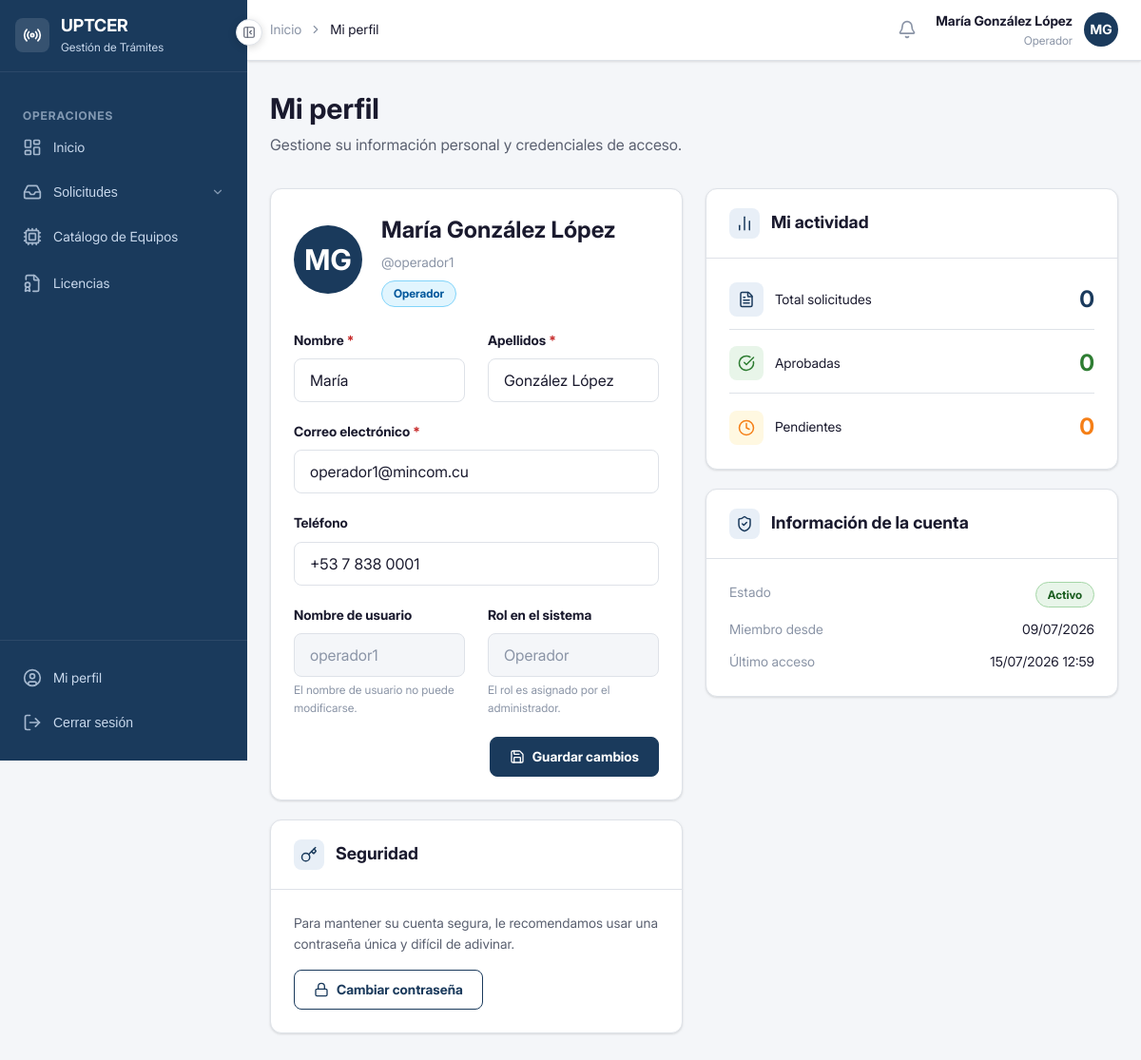
Before: /acceso/perfil/ (signed in) with the older database file.
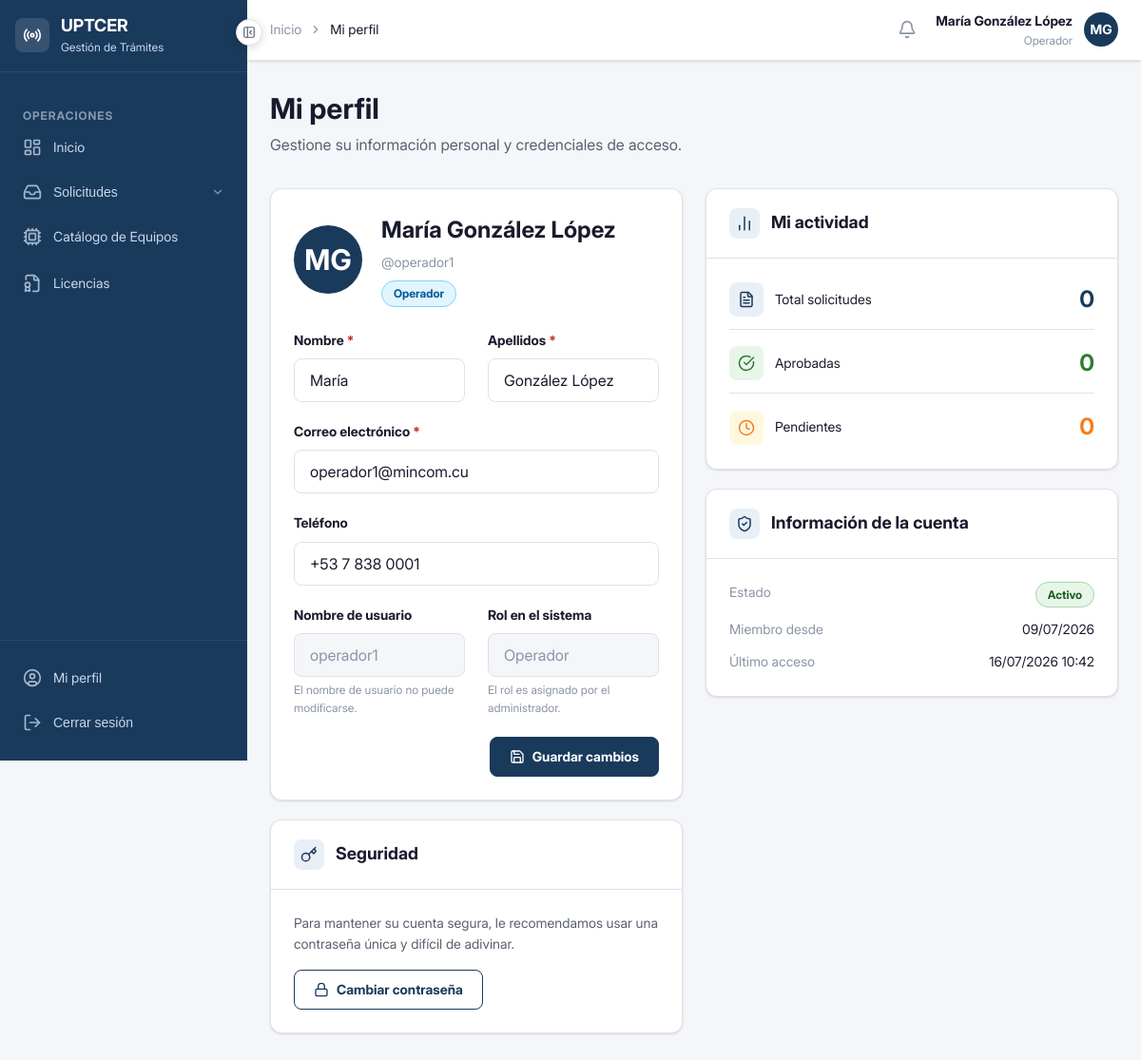
After: the same page with the newer database file.
### apps/accounts/models.py (models this page shows, shortened)
class Usuario(AbstractBaseUser, PermissionsMixin):
    ROL_PERSONA_NATURAL  = 'persona_natural'
    ROL_OPERADOR         = 'operador'
    ROL_ESPECIALISTA     = 'especialista'
    ROL_ADUANA           = 'aduana'
    ROL_DIRECTIVO        = 'directivo'
    ROLES = [
        (ROL_PERSONA_NATURAL, 'Persona Natural'),
        (ROL_OPERADOR,        'Operador'),
        (ROL_ESPECIALISTA,    'Especialista Técnico'),
        (ROL_ADUANA,          'Aduana'),
        (ROL_DIRECTIVO,       'Directivo'),
    ]
    username        = models.CharField('Usuario', max_length=150, unique=True)
    email           = models.EmailField('Correo electrónico', unique=True)
    nombre          = models.CharField('Nombre', max_length=100)
    apellidos       = models.CharField('Apellidos', max_length=100)
    rol             = models.CharField('Rol', max_length=30, choices=ROLES, default=ROL_PERSONA_NATURAL)
    telefono        = models.CharField('Teléfono', max_length=20, blank=True)
    activo          = models.BooleanField('Activo', default=True)
    fecha_registro  = models.DateTimeField('Fecha de registro', auto_now_add=True)
    is_active       = models.BooleanField(default=True)
    is_staff        = models.BooleanField(default=False)
    objects = UsuarioManager()
    USERNAME_FIELD  = 'username'
    REQUIRED_FIELDS = ['email', 'nombre', 'apellidos']
    class Meta:
        verbose_name        = 'Usuario'
        verbose_name_plural = 'Usuarios'
        ordering            = ['apellidos', 'nombre']
    def get_nombre_completo(self):
        return f'{self.nombre} {self.apellidos}'
    @property
    def es_persona_natural(self):
        return self.rol == self.ROL_PERSONA_NATURAL
    @property
    def es_operador(self):
        return self.rol == self.ROL_OPERADOR
    @property
    def es_especialista(self):
        return self.rol == self.ROL_ESPECIALISTA
    @property
    def es_aduana(self):
        return self.rol == self.ROL_ADUANA
    @property
    def es_directivo(self):
        return self.rol == self.ROL_DIRECTIVO

### apps/accounts/views.py (the view)
# urls.py: path('perfil/',                         views.perfil,                   name='perfil'),
@never_cache
@login_required
def perfil(request):
    usuario = request.user
    if request.method == 'POST':
        form = FormularioEditarPerfil(request.POST, instance=usuario)
        if form.is_valid():
            form.save()
            messages.success(request, 'Su perfil ha sido actualizado correctamente.')
            return redirect('accounts:perfil')
        else:
            messages.error(request, 'Por favor corrija los errores en el formulario.')
    else:
        form = FormularioEditarPerfil(instance=usuario)
    stats = Solicitud.objects.filter(solicitante=usuario).aggregate(
        total=Count('id'),
        aprobadas=Count('id', filter=Q(estado=Solicitud.ESTADO_APROBADA)),
        pendientes=Count('id', filter=Q(estado__in=[
            Solicitud.ESTADO_ENVIADA,
            Solicitud.ESTADO_EN_REVISION
        ])),
    )
    return render(request, 'accounts/perfil.html', {
        'form':    form,
        'usuario': usuario,
        'estadisticas': {
            'total':      stats['total'],
            'aprobadas':  stats['aprobadas'],
            'pendientes': stats['pendientes'],
        }
    })

### apps/accounts/forms.py
class FormularioEditarPerfil(forms.ModelForm):
    class Meta:
        model  = Usuario
        fields = ['nombre', 'apellidos', 'email', 'telefono']
        labels = {
            'nombre':    'Nombre',
            'apellidos': 'Apellidos',
            'email':     'Correo electrónico',
            'telefono':  'Teléfono',
        }
        widgets = {
            'nombre':    forms.TextInput(attrs={'class': 'campo-input'}),
            'apellidos': forms.TextInput(attrs={'class': 'campo-input'}),
            'email':     forms.EmailInput(attrs={'class': 'campo-input'}),
            'telefono':  forms.TextInput(attrs={'class': 'campo-input', 'placeholder': '+53 5 000 0000'}),
        }

### apps/core/context_processors.py (called while the page is built)
def static_version(request):
    return {
        'STATIC_VERSION': settings.STATIC_VERSION,
    }

### templates/accounts/perfil.html (shortened to what the changed rows need)
{% extends 'base/base.html' %}
{% block contenido %}
<div class="pagina-cabecera">
  <h1 class="pagina-titulo">Mi perfil</h1>
</div>
<div class="grid-2">
  <div style="display:flex;flex-direction:column;gap:var(--espacio-5);">
    <div class="tarjeta">
      <div class="tarjeta-cuerpo">
        <div style="display:flex;align-items:center;gap:var(--espacio-5);margin-bottom:var(--espacio-6);">
          <div style="width:72px;height:72px;border-radius:50%;background-color:var(--color-primario);display:flex;align-items:center;justify-content:center;color:white;font-size:var(--texto-2xl);font-weight:var(--peso-bold);flex-shrink:0;">
            {{ usuario.nombre|first|upper }}{{ usuario.apellidos|first|upper }}
          </div>
          <div>
            <div style="font-size:var(--texto-xl);font-weight:var(--peso-bold);color:var(--color-texto-principal);">
              {{ usuario.get_nombre_completo }}
            </div>
            <div style="font-size:var(--texto-sm);color:var(--color-texto-muted);margin-top:var(--espacio-1);">
              @{{ usuario.username }}
            </div>
            <div style="margin-top:var(--espacio-2);">
              <span class="badge badge-info">{{ usuario.get_rol_display }}</span>
            </div>
          </div>
        </div>
        <form method="post" novalidate>
          <div class="grid-2">
            <div class="campo-grupo">
              <label class="campo-etiqueta requerido">{{ form.nombre.label }}</label>
              {{ form.nombre }}
            </div>
            <div class="campo-grupo">
              <label class="campo-etiqueta requerido">{{ form.apellidos.label }}</label>
              {{ form.apellidos }}
            </div>
          </div>
          <div class="campo-grupo">
            <label class="campo-etiqueta requerido">{{ form.email.label }}</label>
            {{ form.email }}
          </div>
          <div class="campo-grupo">
            <label class="campo-etiqueta">{{ form.telefono.label }}</label>
            {{ form.telefono }}
          </div>
          <div class="grid-2">
            <div class="campo-grupo">
              <label class="campo-etiqueta">Nombre de usuario</label>
              <input type="text" class="campo-input" value="{{ usuario.username }}" disabled
                style="background-color:var(--color-fondo);color:var(--color-texto-muted);">
              <p class="campo-ayuda">El nombre de usuario no puede modificarse.</p>
            </div>
            <div class="campo-grupo">
              <label class="campo-etiqueta">Rol en el sistema</label>
              <input type="text" class="campo-input" value="{{ usuario.get_rol_display }}" disabled
                style="background-color:var(--color-fondo);color:var(--color-texto-muted);">
              <p class="campo-ayuda">El rol es asignado por el administrador.</p>
            </div>
          </div>
        </form>
      </div>
    </div>
    <div class="tarjeta">
      <div class="tarjeta-cabecera">
        <div style="display:flex;align-items:center;gap:var(--espacio-3);">
          <h2 class="tarjeta-titulo">Seguridad</h2>
        </div>
      </div>
    </div>
  </div>
  <div style="display:flex;flex-direction:column;gap:var(--espacio-5);">
    <div class="tarjeta">
      <div class="tarjeta-cabecera">
        <div style="display:flex;align-items:center;gap:var(--espacio-3);">
          <h2 class="tarjeta-titulo">Mi actividad</h2>
        </div>
      </div>
    </div>
    <div class="tarjeta">
      <div class="tarjeta-cabecera">
        <div style="display:flex;align-items:center;gap:var(--espacio-3);">
          <h2 class="tarjeta-titulo">Información de la cuenta</h2>
        </div>
      </div>
      <div class="tarjeta-cuerpo">
        <div style="display:flex;flex-direction:column;gap:var(--espacio-3);">
          <div style="display:flex;justify-content:space-between;">
            <span style="font-size:var(--texto-sm);color:var(--color-texto-muted);">Miembro desde</span>
            <span style="font-size:var(--texto-sm);">{{ usuario.fecha_registro|date:"d/m/Y" }}</span>
          </div>
          <div style="display:flex;justify-content:space-between;">
            <span style="font-size:var(--texto-sm);color:var(--color-texto-muted);">Último acceso</span>
            <span style="font-size:var(--texto-sm);">
              {% if usuario.last_login %}
                {{ usuario.last_login|date:"d/m/Y H:i" }}
              {% else %}
                —
              {% endif %}
            </span>
          </div>
        </div>
      </div>
    </div>
  </div>
</div>
{% endblock %}

### templates/base/base.html (shortened to what the changed rows need)
<!DOCTYPE html>
<html lang="es">
<head>
  {% load static %}
  <link rel="stylesheet" href="{% static 'css/global.css' %}?v={{ STATIC_VERSION }}">
  <link rel="stylesheet" href="{% static 'css/toast.css' %}">
  <link rel="stylesheet" href="{% static 'css/modal.css' %}">
  <link rel="stylesheet" href="{% static 'css/componentes.css' %}">
  <link rel="stylesheet" href="{% static 'css/fonts.css' %}">
</head>
<body>
<div class="layout-wrapper">
  <div class="layout-main">
    <header class="layout-navbar">
      <div style="display:flex;align-items:center;gap:var(--espacio-3);">
        <a href="{% url 'notificaciones:lista' %}"
          id="btn-notificaciones"
          style="position:relative;width:36px;height:36px;border-radius:var(--radio-md);display:flex;align-items:center;justify-content:center;color:var(--color-texto-muted);background:transparent;border:none;cursor:pointer;text-decoration:none;transition:var(--transicion-rapida);"
          onmouseenter="this.style.background='var(--color-fondo)';this.style.color='var(--color-texto-principal)'"
          onmouseleave="this.style.background='transparent';this.style.color='var(--color-texto-muted)'"
          title="Notificaciones"
        >
          <i data-lucide="bell" style="width:20px;height:20px;"></i>
        </a>
        <div style="text-align:right;">
          <div style="font-size:var(--texto-sm);font-weight:var(--peso-semi);color:var(--color-texto-principal);">
            {{ user.get_nombre_completo }}
          </div>
          <div style="font-size:var(--texto-xs);color:var(--color-texto-muted);">
            {{ user.get_rol_display }}
          </div>
        </div>
        <div style="width:36px;height:36px;border-radius:50%;background-color:var(--color-primario);display:flex;align-items:center;justify-content:center;color:white;font-size:var(--texto-sm);font-weight:var(--peso-bold);">
          {{ user.nombre|first|upper }}{{ user.apellidos|first|upper }}
        </div>
      </div>
    </header>
    <main class="layout-contenido">
      {% block contenido %}{% endblock %}
    </main>
  </div>
</div>
</body>
</html>

Changed rows visible on the page:
changed Usuario "María González López": last_login "15/07/2026 12:59" → "16/07/2026 10:42"
